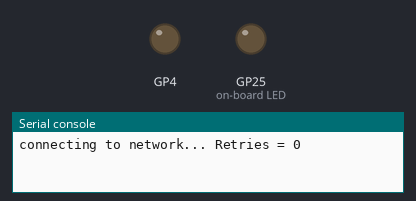
Bench run of a program on a simulated Raspberry Pi Pico running MicroPython. Parts: output pins drawn as LEDs (lit = HIGH), the last lines printed to the serial console.

Above: at 0.1 s.
At 25.1 s:
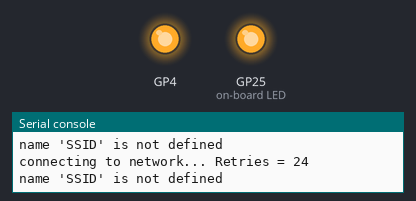
Timing chart, 0 to 26.6 s (numbered marks = the images above):
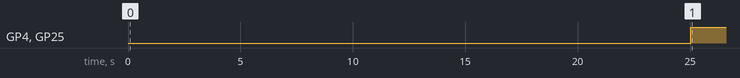

The program:

main.py
```python
import urequests
import network
import machine
import time

# SSID    :str = 'IoT-ra'
# PASSWORD:str = 'P9$y#F5x!b&'

SERVER  :str = 'api.thingspeak.com'
THINGSPEAK_WRITE_API_KEY :str = 'K496XGBKTQEOF2C6'
HTTP_HEADERS = {'Content-Type': 'application/json'}

RELAY_PIN: int           = 4 # GPIO4 pin 6
LED_PIN: str             =  "LED" # not connected to pin but to wifi
ANALOGIN : int         =  27
CALIBRATION: float  =  0.39

sendDataIntervalSeconds = 15
relayOnTimeSeconds      = 5*60
delayTimeSeconds   = 6*60*60
wifiRetries             = 25

def connect_wifi() -> bool:
    sta_if = network.WLAN(network.STA_IF)
    sta_if.active(True)
    count = 0
    while count < wifiRetries:
        try:
            if not sta_if.isconnected():
                print(f'connecting to network... Retries = {count}')
                sta_if.connect(SSID, PASSWORD)
                time.sleep(1)
                count += 1
            if sta_if.isconnected():
                count += 1
                print('Connected to Network')
                print('network config:', sta_if.ifconfig())
                return True
        except Exception as e:
            time.sleep(1)
            count += 1
            print(e)
            continue
    return False

def scale_value(value, in_min, in_max, out_min, out_max):
  scaled_value = (value - in_min) * (out_max - out_min) / (in_max - in_min) + out_min
  return scaled_value

def sendDataAndMeasurement(dummy = None) -> bool:
    adc         = machine.ADC(machine.Pin(ANALOGIN))
    sensorValue = adc.read_u16()
    voltage     = ((sensorValue * 3.3) / 65535) * 2 + CALIBRATION
    voltage     = round(voltage,2)
    battery_percentage = scale_value(voltage,2.7,4.0,0,100)
    print('sensor',sensorValue,'voltage',voltage,'percent',battery_percentage)

    with open('battery.csv','a') as file:
        file.write(str(time.time_ns()))
        file.write(',')
        file.write('_'.join(list(str(x) for x in time.gmtime())))
        file.write(',')
        file.write(str(voltage))
        file.write(',')
        file.write(str(battery_percentage))
        file.write('\r\n')

    print('sending to thingspeak ', end = '')
    data = {'field1':voltage, 'field2':battery_percentage}
    request = urequests.post(
        'http://api.thingspeak.com/update?api_key=' + THINGSPEAK_WRITE_API_KEY,
        json    = data,
        headers = HTTP_HEADERS
    )
    request.close()
    if request.status_code == 200:
        print('successfully')
        return True
    else:
        print('Data not sent')
        return False

def main():
    adc      = machine.ADC(ANALOGIN)
    relayPin = machine.Pin(RELAY_PIN,machine.Pin.OUT)
    ledPin = machine.Pin(LED_PIN,machine.Pin.OUT)
    relayPin.value(0)
    ledPin.value(0)

    is_connected = connect_wifi()
    currentMillis  = time.ticks_ms()

    while True:
        if time.ticks_ms() - currentMillis < relayOnTimeSeconds*1_000+1:

            relayPin.on()
            ledPin.on()

            if is_connected:
                t = machine.Timer(
                    period=sendDataIntervalSeconds *1000,
                    callback = sendDataAndMeasurement
                )
                time.sleep(relayOnTimeSeconds)
            else:
                t = machine.Timer(
                    period=sendDataIntervalSeconds*1000,
                    callback = lambda x: print((time.ticks_ms()-currentMillis)/1000,'seconds elapsed')
                )
            time.sleep(relayOnTimeSeconds)
            t.deinit()
        else:
            relayPin.off()
            ledPin.off()
            print()
            print()
            print()
            print('light sleep')
            time.sleep(delayTimeSeconds)
            # time.sleep(10)
            # import sys
            # sys.exit() # soft reboot doesn't restart the main file
            # print(reset)
            # machine.reset()
            # machine deep sleep does'nt work for long values
            # print('deep sleep')
            # machine.deepsleep(10*1000) # deep sleep to induce wake up into boot file
            main()


if __name__ == '__main__':
    main()
```

boot.py
```python
# This file is executed on every boot (including wake-boot from deepsleep)
#import esp
#esp.osdebug(None)
import os, machine
#os.dupterm(None, 1) # disable REPL on UART(0)
import gc
#import webrepl
#webrepl.start()
gc.collect()

from main import main
main()
```

Measured:
- by itself, GP4, GP25 (on-board LED): LOW → HIGH at 25.0 s
